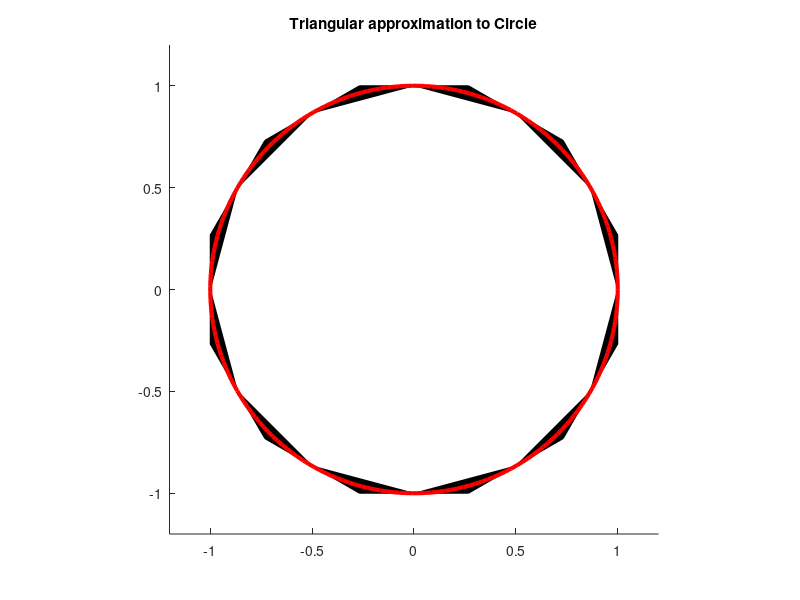

The MATLAB script that drew this image:
%triagonal approximation to circle

Nth = 12;

th = 2*pi/Nth * (0:(Nth-1));
th_avg = pi/Nth + th;

cth = cos(th);
sth = sin(th);
cth_avg = cos(th_avg);
sth_avg = sin(th_avg);

pts = cell(Nth, 1);

for i = 1:Nth
%for i = 1:1
    pt_curr = zeros(2, 3);
    if i == Nth
        i_next = 1;
    else
        i_next = i + 1;
    end
    
    M = [cth(i), cth(i_next); sth(i) sth(i_next)];
    pt_curr(:, 1:2) = M;
    
%     D = cth(i)*sth(i_next) - cth(i_next)*sth(i);
    
%     pt_intersect = pt_curr(:, 1:2) \ [1; 1];
%     pt_curr(:, 3) = pt_intersect;
    
    
    %pt_curr(:, 3) = [sth(i_next)-sth(i), cth(i_next)-cth(i)]/D;
%     pt_curr(:, 3) = [cth_avg(i), sth_avg(i)];
    
    pt_curr(:, 3) = M' \ [1; 1];

    pts{i} = pt_curr;
end


th_circ = linspace(0, 2*pi, 200);

figure(1)
clf
hold on


for i = 1:Nth
%for i = 1:1
    x_curr = pts{i}(1, :);
    y_curr = pts{i}(2, :);
    
    patch(x_curr, y_curr, 'k')
end    
plot(cos(th_circ), sin(th_circ), 'r', 'linewidth', 3)

xlim([-1.2, 1.2])
ylim([-1.2, 1.2])
axis square
title('Triangular approximation to Circle')